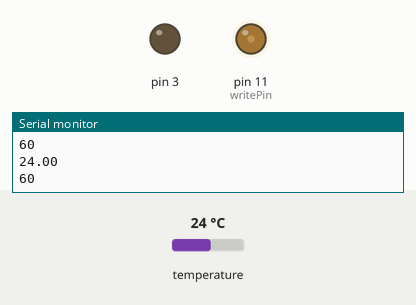
The sketch below on a simulated Arduino Uno, built with avr-gcc and run on an emulated ATmega328P. Parts: output pins drawn as LEDs (lit = HIGH), the last lines printed to the serial monitor. The test bench sets the inputs (shaded band); at power-on: temperature 24 °C.

Above: at 2.8 s.
2.9 s: temperature set to 12 °C
At 4.1 s:
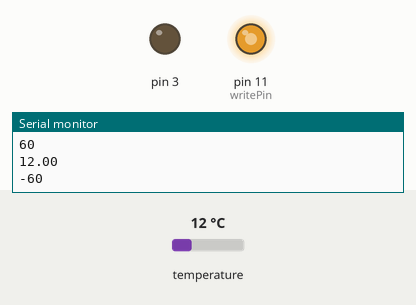
4.8 s: temperature set to 17.6 °C
At 7.0 s:
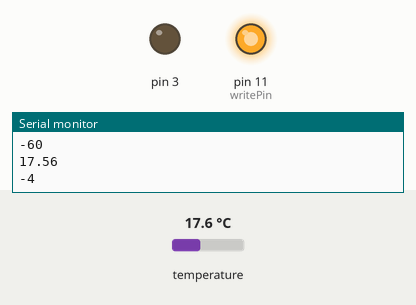
7.3 s: temperature set to 18 °C
At 8.8 s:
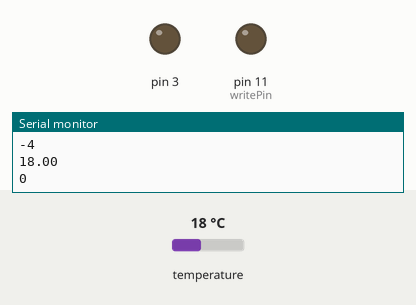
9.8 s: temperature set to 28 °C
At 11.9 s:
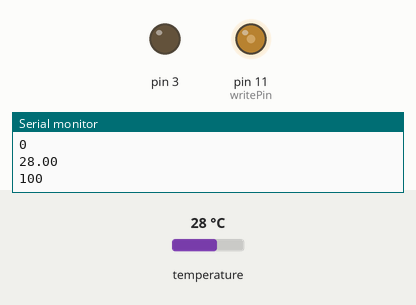
12.3 s: temperature set to 33 °C
At 14.8 s:
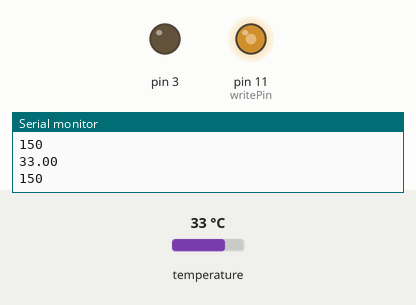
Timing chart, 0 to 15.9 s (numbered marks = the images above; inputs shaded):
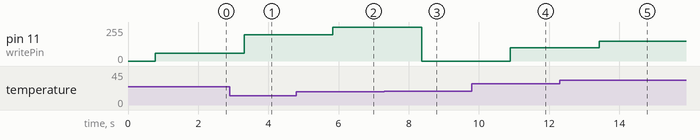

Measured:
- the behaviour switches between 17.9 and 18 °C on temperature (found by bisection; images 2 and 3)
- after the input at 2.9 s, pin 11 (writePin): 60/255 → 196/255 after 0.41 s
- after the input at 4.8 s, pin 11 (writePin): 196/255 → 252/255 after 1.0 s
- after the input at 7.3 s, pin 11 (writePin): 252/255 → 0/255 after 1.1 s
- after the input at 9.8 s, pin 11 (writePin): 0/255 → 100/255 after 1.1 s
- after the input at 12.3 s, pin 11 (writePin): 100/255 → 150/255 after 1.1 s

The sketch:

sendTemp.ino
```cpp
#include <DallasTemperature.h>
#include <OneWire.h>

#define ONE_WIRE_BUS 2
#define writePin 11 //pin on with we set voltage
int value=0;
// Setup a oneWire instance to communicate with any OneWire devices
// (not just Maxim/Dallas temperature ICs)
OneWire oneWire(ONE_WIRE_BUS);

// Pass our oneWire reference to Dallas Temperature.
DallasTemperature sensors(&oneWire);

void setup(void)
{
  // start serial port
  Serial.begin(9600);
  pinMode(1,OUTPUT);//setup for ds18
  pinMode(3,OUTPUT);
  digitalWrite(1,LOW);
    digitalWrite(3,LOW);
  //Serial.println("Dallas Temperature IC Control Library Demo");

  // Start up the library
  sensors.begin(); //OneWire setup
 // Serial.println( sensors.getResolution());

}


void loop(void){

  sensors.requestTemperatures(); // Send the command to get temperatures
float x=sensors.getTempCByIndex(0); // read temp

 crateDataToSend(x);//change temp into value
 writeData();
}
void writeData(){
  analogWrite(writePin,value); //set voltage
   delay(500);
}
void crateDataToSend(float recivedData){
   int valueToSend=(recivedData-18)*2*5;//change temp into value do send
   Serial.println(recivedData);
  Serial.println(valueToSend);
   value=valueToSend;//save to global


}
```
